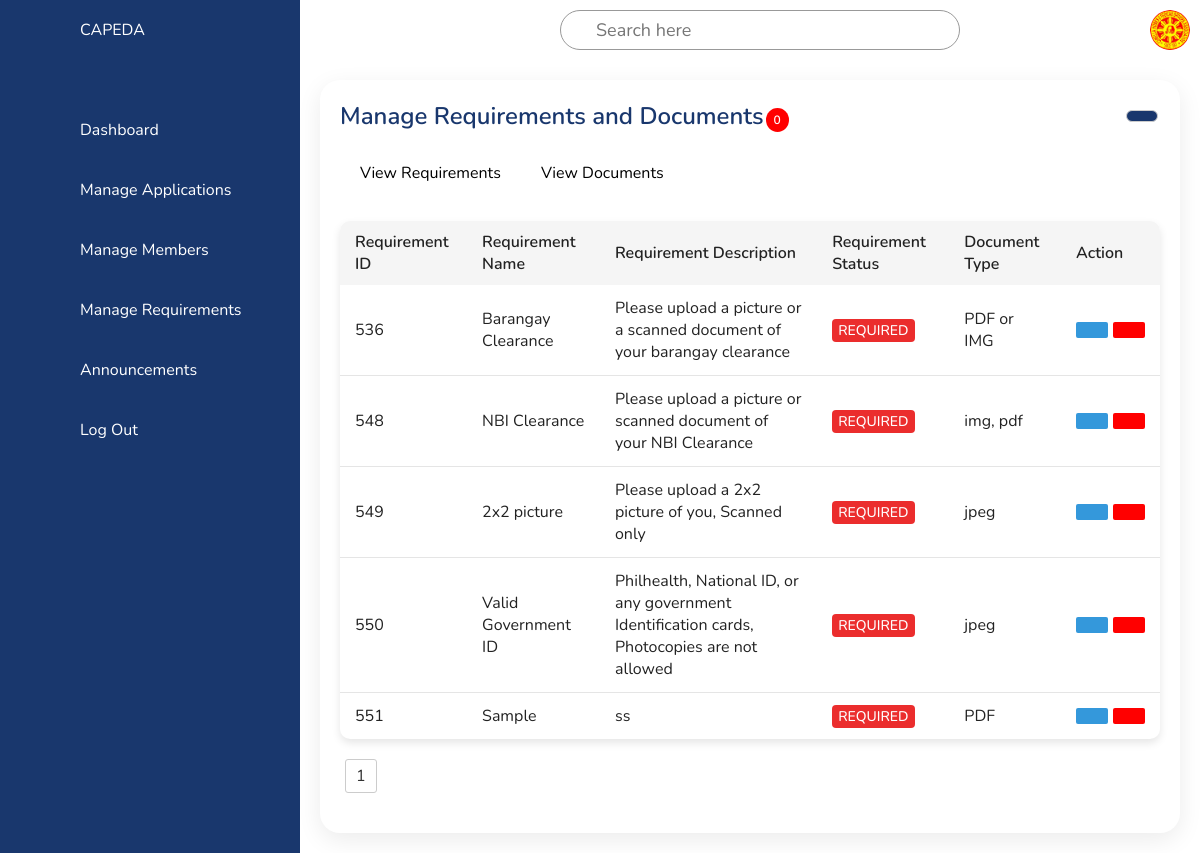
Screenshot of /ADMIN/adminManageRequirements.php with the database file from the repository.
### tables this page shows
CREATE TABLE `required_documents` (
  `document_id` int(11) NOT NULL,
  `document_name` varchar(255) NOT NULL,
  `document_description` varchar(255) NOT NULL,
  `is_required` enum('required','optional','','') NOT NULL,
  `document_type` varchar(255) NOT NULL,
  `created_at` timestamp NOT NULL DEFAULT current_timestamp(),
  `updated_at` timestamp NOT NULL DEFAULT current_timestamp()
);

### ADMIN/adminManageRequirements.php (the view, shortened to what this page needs)
<!DOCTYPE html>
<html lang="en">
<head>
  <link rel="stylesheet" href="../css/admin/adminManageRequirements.css" />
  <link rel="stylesheet" href="../css/admin/global.css">
  <link rel="stylesheet" href="../css/admin/table.css">
  <link rel="stylesheet" href="../css/admin/notification.css">
</head>
<body>
  <?php
  include 'adminNavigation.php';
  ?>
  <div class="main">
    <div class="topbar">
      <div class="toggle">
      </div>
      <div class="search">
        <label for="">
          <input type="text" placeholder="Search here" />
        </label>
      </div>
      <div class="user">
        <img src="../images/logo.jpg" alt="Sample pic" />
      </div>
    </div>
    <div class="details">
      <div class="recentApplications">
        <div class="applicationHeader">
          <h2 class="header-with-bell">
            Manage Requirements and Documents
            <div class="notification-container">
              <span class="notification-count">0</span>
            </div>
          </h2>
          <div class="button-container">
            <a href="#" class="btn modal-trigger" data-modal-id="<?php echo 'requirement' ?>">
            </a>
            <?php
            include('modals/addrequirement_modal.php');
            ?>
          </div>
        </div>
        <div>
          <ul class="navbar">
            <li><a href="#" onclick="showTable('table1')">View Requirements</a></li>
            <li><a href="#" onclick="showTable('table2')">View Documents</a></li>
          </ul>
        </div>
        <table class="applications-table" id="table1">
          <thead>
            <tr>
              <th>Requirement ID</th>
              <th>Requirement Name</th>
              <th>Requirement Description</th>
              <th>Requirement Status</th>
              <th>Document Type</th>
              <th class="action-header" colspan="3">Action</th>
            </tr>
          </thead>
          <tbody>
            <?php
            $sql = mysqli_query($conn, "SELECT * from required_documents ORDER BY document_id ASC") or die(mysqli_error($conn));
            if (mysqli_num_rows($sql) > 0) {
              while ($row = mysqli_fetch_array($sql)) {
                $document_id = $row['document_id'];
                $document_name = $row['document_name'];
                $document_description = $row['document_description'];
                $document_status = $row['is_required'];
                $document_type = $row['document_type'];
            ?>
                <tr class="<?php echo $document_status === 'optional' ? 'optional-row' : ''; ?>">
                  <td><?php echo $document_id; ?></td>
                  <td><?php echo $document_name ?></td>
                  <td><?php echo $document_description ?></td>
                  <td>
                    <span class="status <?php echo $document_status === 'required' ? 'required' : 'optional'; ?>">
                      <?php echo strtoupper($document_status === 'required' ? 'required' : 'optional'); ?>
                    </span>
                  </td>
                  <td><?php echo $document_type ?></td>
                  <td>
                    <div class="action-buttons">
                      <button type="button" class="action-button editBtn modal-trigger" data-modal-id="<?php echo 'EditRequirement' . $document_id ?>">
                      </button>
                      <button type="button" class="action-button deleteBtn modal-trigger" data-modal-id="<?php echo 'deleteRequirementModal' . $document_id; ?>" data-document-name="<?php echo $row['document_name'] ?>">
                      </button>
                    <?php include('modals/view_modal1.php'); ?>
                  </td>
                </tr>
            <?php
              }
            } else {
              echo "Record not Found";
            }
            ?>
          </tbody>
        </table>
        <div class="pagination">
        </div>
      </div>
    </div>
  </div>
</body>
</html>

### css/admin/adminManageRequirements.css (style rules this page uses)
* { font-family: "Nunito", sans-serif; margin: 0; padding: 0; box-sizing: border-box; }
:root { --dBlue: #19376d; --white: #fff; --gray: #f5f5f5; --black1: #222; --black2: #999; }
body { min-height: 100vh; overflow-x: hidden; }
.main { position: absolute; width: calc(100% - 300px); left: 300px; min-height: 100vh; background: var(--white); transition: 0.5s; }
.topbar { width: 100%; height: 60px; display: flex; justify-content: space-between; align-items: center; padding: 0 10px; }
.toggle { position: relative; width: 60px; height: 60px; display: flex; justify-content: center; align-items: center; font-size: 2rem; cursor: pointer; }
.search { position: relative; width: 400px; margin: 0 10px; }
.search label { position: relative; width: 100%; }
.search label input { width: 100%; height: 40px; border-radius: 40px; padding: 5px 20px; padding-left: 35px; font-size: 18px; outline: none; border: 1px solid var(--black2); }
.user { position: relative; width: 40px; height: 40px; border-radius: 50%; overflow: hidden; cursor: pointer; }
.user img { position: absolute; top: 0; left: 0; width: 100%; height: 100%; object-fit: cover; }
.details { position: relative; width: 100%; padding: 20px; display: grid; grid-template-columns: 1fr; grid-gap: 30px; }
.details .recentApplications { position: relative; display: grid; min-height: 300px; background: var(--white); padding: 20px; box-shadow: 0 7px 25px rgba(0, 0, 0, 0.08); border-radius: 20px; }
.details .applicationHeader { display: flex; justify-content: space-between; align-items: center; margin-bottom: 15px; }
.applicationHeader h2 { font-weight: 600; color: var(--dBlue); font-size: 1.5rem; }
.button-container { display: flex; gap: 10px; }
.applicationHeader .btn { font-size: 22px; padding: 5px 15px; background: var(--dBlue); text-decoration: none; color: var(--white); border-radius: 6px; font-weight: 500; transition: background 0.3s ease; }
.details table thead td, .details .recentApplications table tbody tr td { padding: 12px 15px; text-align: left; vertical-align: middle; }
.details table { width: 100%; border-collapse: collapse; margin-top: 20px; font-size: 16px; background-color: var(--white); border-radius: 10px; overflow: hidden; box-shadow: 0 4px 8px rgba(0, 0, 0, 0.1); }
.details table thead th { font-weight: 600; text-align: left; padding: 10px 15px; background-color: var(--gray); }
.details .recentApplications table tr { color: var(--black1); border-bottom: 1px solid rgba(0, 0, 0, 0.1); transition: background 0.3s ease; }
.details .recentApplications table tr:last-child { border-bottom: none; }
.details .recentApplications table tr td { padding: 12px 15px; text-align: left; vertical-align: middle; }
.status { padding: 2px 6px; border-radius: 4px; font-size: 14px; font-weight: 500; }
.action-header { text-align: center; }
.action-buttons { display: flex; gap: 5px; }
.action-button { padding: 8px 16px; background-color: #3498db; color: #fff; border: none; border-radius: 2px; cursor: pointer; display: flex; align-items: center; justify-content: center; }
.deleteBtn { background-color: red; }
label:not(.form-check-label):not(.custom-file-label) { font-weight: 700; }

### css/admin/global.css (style rules this page uses)
.btn { display: inline-block; padding: 0.5em 1em; margin: 2px 2px 2px 2px; border: 1px solid #ccc; border-radius: 4px; background-color: #f5f5f5; color: #333; font-size: 16px; text-align: center; text-decoration: none; cursor: pointer; transition: background-color 0.3s ease; }
* { margin: 0; padding: 0; box-sizing: border-box; }
.status { padding: 2px 6px; border-radius: 4px; font-size: 14px; font-weight: 500; }
.status.required { background: #eb2b2bfc; color: white; }
.status { position: relative; }

### css/admin/table.css (style rules this page uses)
.pagination { margin: 20px 0; font-family: Arial, sans-serif; }
.navbar { list-style: none; padding: 0; margin: 0; display: flex; align-items: center; }
.navbar li { margin: 0; padding: 0; }
.navbar li a { display: block; padding: 15px 20px; text-decoration: none; color: black; position: relative; transition: color 0.3s; }
.navbar li a:after { content: ""; display: block; height: 2px; width: 0; background: #333; transition: width 0.3s; }

### css/admin/notification.css (style rules this page uses)
.header-with-bell { display: flex; align-items: center; }
.notification-container { display: flex; align-items: center; position: relative; margin-left: 10px; }
.notification-count { position: absolute; top: -8px; right: -10px; background-color: red; color: white; border-radius: 50%; padding: 4px 8px; font-size: 12px; }

### rows the page displays
required_documents: document_id "536", document_name "Barangay Clearance", document_description "Please upload a picture or a scanned document of your barangay clearance", is_required "REQUIRED", document_type "PDF or IMG"
required_documents: document_id "548", document_name "NBI Clearance", document_description "Please upload a picture or scanned document of your NBI Clearance", is_required "REQUIRED", document_type "img, pdf"
required_documents: document_id "549", document_name "2x2 picture", document_description "Please upload a 2x2 picture of you, Scanned only", is_required "REQUIRED", document_type "jpeg"
required_documents: document_id "550", document_name "Valid Government ID", document_description "Philhealth, National ID, or any government Identification cards, Photocopies are not allowed", is_required "REQUIRED", document_type "jpeg"
required_documents: document_id "551", document_name "Sample", document_description "ss", is_required "REQUIRED", document_type "PDF"
